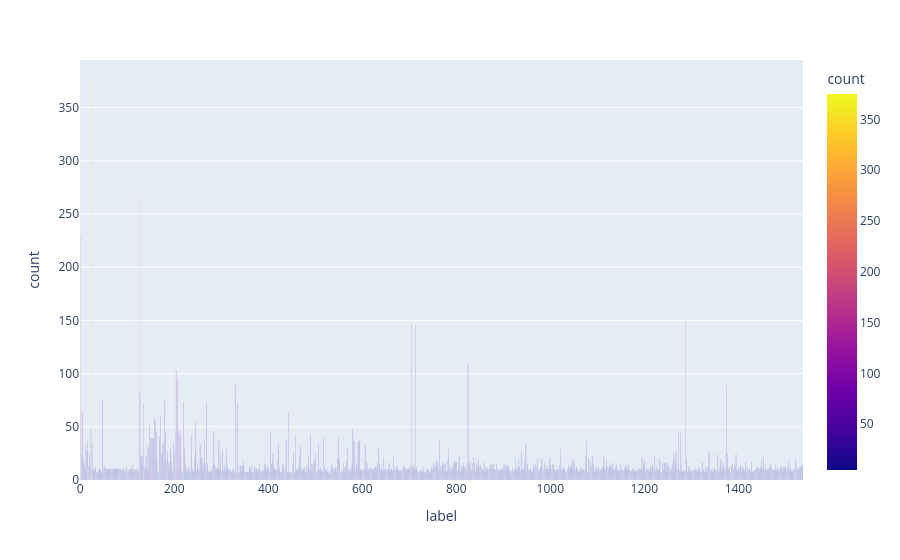

Write notebook code for a chart like this one.
### Code cell
fig = px.bar(
    df[df.label != -1],
    x='label',
    y='count',
    text='count',
    color='count'
)

fig.show()

### Figure 1 — Plotly figure (JSON) as saved in the notebook; plotly's stock layout.template omitted (floating-point values rounded to 4 significant figures; data arrays with more than 128 entries replaced by an {"elided": "..."} marker saying what was removed)
{"data": [{"hovertemplate": "label=%{x}<br>count=%{marker.color}<extra></extra>", "legendgroup": "", "marker": {"color": {"elided": "1538 int values"}, "coloraxis": "coloraxis", "pattern": {"shape": ""}}, "name": "", "orientation": "v", "showlegend": false, "text": {"elided": "1538 float values"}, "textposition": "auto", "type": "bar", "x": {"elided": "1538 int values"}, "xaxis": "x", "y": {"elided": "1538 int values"}, "yaxis": "y"}], "layout": {"barmode": "relative", "coloraxis": {"colorbar": {"title": {"text": "count"}}, "colorscale": [[0, "#0d0887"], [0.1111, "#46039f"], [0.2222, "#7201a8"], [0.3333, "#9c179e"], [0.4444, "#bd3786"], [0.5556, "#d8576b"], [0.6667, "#ed7953"], [0.7778, "#fb9f3a"], [0.8889, "#fdca26"], [1, "#f0f921"]]}, "legend": {"tracegroupgap": 0}, "margin": {"t": 60}, "xaxis": {"anchor": "y", "domain": [0, 1], "title": {"text": "label"}}, "yaxis": {"anchor": "x", "domain": [0, 1], "title": {"text": "count"}}}}
